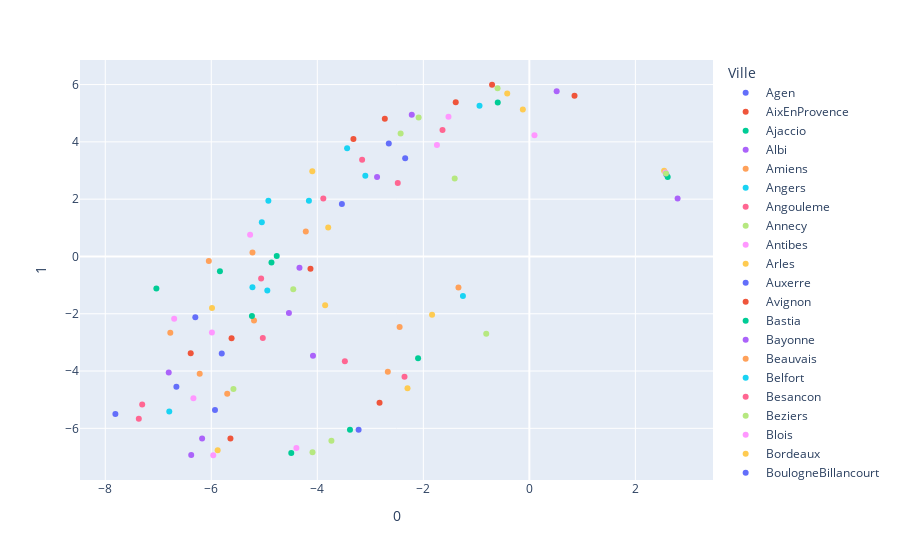

Source (notebook cell):
### Markdown cell above
Données de projet en 2D avec t-SNE et px.scatter

Utilisons l’algorithme t-SNE pour projeter les données présentées ci-dessus en deux dimensions. Remarquez comment chacune des villes est séparée les unes des autres.

### Code cell
features = df.loc[:, 'Chomage':'AttiranceActifs']
tsne = TSNE(n_components=2, random_state=0)
projections = tsne.fit_transform(features)

fig = px.scatter(
    projections, x=0, y=1,
    color=df.Ville, labels={'color': 'Ville'}
)
fig.show()

### Figure 1 — Plotly figure (JSON) as saved in the notebook; plotly's stock layout.template omitted (floating-point values rounded to 4 significant figures)
{"data": [{"hovertemplate": "Ville=Agen<br>0=%{x}<br>1=%{y}<extra></extra>", "legendgroup": "Agen", "marker": {"color": "#636efa", "symbol": "circle"}, "mode": "markers", "name": "Agen", "orientation": "v", "showlegend": true, "type": "scatter", "x": [-5.93], "xaxis": "x", "y": [-5.356], "yaxis": "y"}, {"hovertemplate": "Ville=AixEnProvence<br>0=%{x}<br>1=%{y}<extra></extra>", "legendgroup": "AixEnProvence", "marker": {"color": "#EF553B", "symbol": "circle"}, "mode": "markers", "name": "AixEnProvence", "orientation": "v", "showlegend": true, "type": "scatter", "x": [0.8521], "xaxis": "x", "y": [5.614], "yaxis": "y"}, {"hovertemplate": "Ville=Ajaccio<br>0=%{x}<br>1=%{y}<extra></extra>", "legendgroup": "Ajaccio", "marker": {"color": "#00cc96", "symbol": "circle"}, "mode": "markers", "name": "Ajaccio", "orientation": "v", "showlegend": true, "type": "scatter", "x": [-2.099], "xaxis": "x", "y": [-3.554], "yaxis": "y"}, {"hovertemplate": "Ville=Albi<br>0=%{x}<br>1=%{y}<extra></extra>", "legendgroup": "Albi", "marker": {"color": "#ab63fa", "symbol": "circle"}, "mode": "markers", "name": "Albi", "orientation": "v", "showlegend": true, "type": "scatter", "x": [-4.535], "xaxis": "x", "y": [-1.973], "yaxis": "y"}, {"hovertemplate": "Ville=Amiens<br>0=%{x}<br>1=%{y}<extra></extra>", "legendgroup": "Amiens", "marker": {"color": "#FFA15A", "symbol": "circle"}, "mode": "markers", "name": "Amiens", "orientation": "v", "showlegend": true, "type": "scatter", "x": [-6.046], "xaxis": "x", "y": [-0.1596], "yaxis": "y"}, {"hovertemplate": "Ville=Angers<br>0=%{x}<br>1=%{y}<extra></extra>", "legendgroup": "Angers", "marker": {"color": "#19d3f3", "symbol": "circle"}, "mode": "markers", "name": "Angers", "orientation": "v", "showlegend": true, "type": "scatter", "x": [-4.943], "xaxis": "x", "y": [-1.185], "yaxis": "y"}, {"hovertemplate": "Ville=Angouleme<br>0=%{x}<br>1=%{y}<extra></extra>", "legendgroup": "Angouleme", "marker": {"color": "#FF6692", "symbol": "circle"}, "mode": "markers", "name": "Angouleme", "orientation": "v", "showlegend": true, "type": "scatter", "x": [-5.028], "xaxis": "x", "y": [-2.843], "yaxis": "y"}, {"hovertemplate": "Ville=Annecy<br>0=%{x}<br>1=%{y}<extra></extra>", "legendgroup": "Annecy", "marker": {"color": "#B6E880", "symbol": "circle"}, "mode": "markers", "name": "Annecy", "orientation": "v", "showlegend": true, "type": "scatter", "x": [-1.409], "xaxis": "x", "y": [2.72], "yaxis": "y"}, {"hovertemplate": "Ville=Antibes<br>0=%{x}<br>1=%{y}<extra></extra>", "legendgroup": "Antibes", "marker": {"color": "#FF97FF", "symbol": "circle"}, "mode": "markers", "name": "Antibes", "orientation": "v", "showlegend": true, "type": "scatter", "x": [0.09686], "xaxis": "x", "y": [4.235], "yaxis": "y"}, {"hovertemplate": "Ville=Arles<br>0=%{x}<br>1=%{y}<extra></extra>", "legendgroup": "Arles", "marker": {"color": "#FECB52", "symbol": "circle"}, "mode": "markers", "name": "Arles", "orientation": "v", "showlegend": true, "type": "scatter", "x": [-2.298], "xaxis": "x", "y": [-4.605], "yaxis": "y"}, {"hovertemplate": "Ville=Auxerre<br>0=%{x}<br>1=%{y}<extra></extra>", "legendgroup": "Auxerre", "marker": {"color": "#636efa", "symbol": "circle"}, "mode": "markers", "name": "Auxerre", "orientation": "v", "showlegend": true, "type": "scatter", "x": [-6.301], "xaxis": "x", "y": [-2.123], "yaxis": "y"}, {"hovertemplate": "Ville=Avignon<br>0=%{x}<br>1=%{y}<extra></extra>", "legendgroup": "Avignon", "marker": {"color": "#EF553B", "symbol": "circle"}, "mode": "markers", "name": "Avignon", "orientation": "v", "showlegend": true, "type": "scatter", "x": [-2.826], "xaxis": "x", "y": [-5.104], "yaxis": "y"}, {"hovertemplate": "Ville=Bastia<br>0=%{x}<br>1=%{y}<extra></extra>", "legendgroup": "Bastia", "marker": {"color": "#00cc96", "symbol": "circle"}, "mode": "markers", "name": "Bastia", "orientation": "v", "showlegend": true, "type": "scatter", "x": [-3.384], "xaxis": "x", "y": [-6.049], "yaxis": "y"}, {"hovertemplate": "Ville=Bayonne<br>0=%{x}<br>1=%{y}<extra></extra>", "legendgroup": "Bayonne", "marker": {"color": "#ab63fa", "symbol": "circle"}, "mode": "markers", "name": "Bayonne", "orientation": "v", "showlegend": true, "type": "scatter", "x": [-6.173], "xaxis": "x", "y": [-6.357], "yaxis": "y"}, {"hovertemplate": "Ville=Beauvais<br>0=%{x}<br>1=%{y}<extra></extra>", "legendgroup": "Beauvais", "marker": {"color": "#FFA15A", "symbol": "circle"}, "mode": "markers", "name": "Beauvais", "orientation": "v", "showlegend": true, "type": "scatter", "x": [-6.773], "xaxis": "x", "y": [-2.662], "yaxis": "y"}, {"hovertemplate": "Ville=Belfort<br>0=%{x}<br>1=%{y}<extra></extra>", "legendgroup": "Belfort", "marker": {"color": "#19d3f3", "symbol": "circle"}, "mode": "markers", "name": "Belfort", "orientation": "v", "showlegend": true, "type": "scatter", "x": [-5.047], "xaxis": "x", "y": [1.194], "yaxis": "y"}, {"hovertemplate": "Ville=Besancon<br>0=%{x}<br>1=%{y}<extra></extra>", "legendgroup": "Besancon", "marker": {"color": "#FF6692", "symbol": "circle"}, "mode": "markers", "name": "Besancon", "orientation": "v", "showlegend": true, "type": "scatter", "x": [-5.06], "xaxis": "x", "y": [-0.7726], "yaxis": "y"}, {"hovertemplate": "Ville=Beziers<br>0=%{x}<br>1=%{y}<extra></extra>", "legendgroup": "Beziers", "marker": {"color": "#B6E880", "symbol": "circle"}, "mode": "markers", "name": "Beziers", "orientation": "v", "showlegend": true, "type": "scatter", "x": [-4.091], "xaxis": "x", "y": [-6.835], "yaxis": "y"}, {"hovertemplate": "Ville=Blois<br>0=%{x}<br>1=%{y}<extra></extra>", "legendgroup": "Blois", "marker": {"color": "#FF97FF", "symbol": "circle"}, "mode": "markers", "name": "Blois", "orientation": "v", "showlegend": true, "type": "scatter", "x": [-5.988], "xaxis": "x", "y": [-2.651], "yaxis": "y"}, {"hovertemplate": "Ville=Bordeaux<br>0=%{x}<br>1=%{y}<extra></extra>", "legendgroup": "Bordeaux", "marker": {"color": "#FECB52", "symbol": "circle"}, "mode": "markers", "name": "Bordeaux", "orientation": "v", "showlegend": true, "type": "scatter", "x": [-0.4173], "xaxis": "x", "y": [5.687], "yaxis": "y"}, {"hovertemplate": "Ville=BoulogneBillancourt<br>0=%{x}<br>1=%{y}<extra></extra>", "legendgroup": "BoulogneBillancourt", "marker": {"color": "#636efa", "symbol": "circle"}, "mode": "markers", "name": "BoulogneBillancourt", "orientation": "v", "showlegend": true, "type": "scatter", "x": [2.584], "xaxis": "x", "y": [2.862], "yaxis": "y"}, {"hovertemplate": "Ville=BourgEnBresse<br>0=%{x}<br>1=%{y}<extra></extra>", "legendgroup": "BourgEnBresse", "marker": {"color": "#EF553B", "symbol": "circle"}, "mode": "markers", "name": "BourgEnBresse", "orientation": "v", "showlegend": true, "type": "scatter", "x": [-6.388], "xaxis": "x", "y": [-3.376], "yaxis": "y"}, {"hovertemplate": "Ville=Bourges<br>0=%{x}<br>1=%{y}<extra></extra>", "legendgroup": "Bourges", "marker": {"color": "#00cc96", "symbol": "circle"}, "mode": "markers", "name": "Bourges", "orientation": "v", "showlegend": true, "type": "scatter", "x": [-4.765], "xaxis": "x", "y": [0.01291], "yaxis": "y"}, {"hovertemplate": "Ville=Brest<br>0=%{x}<br>1=%{y}<extra></extra>", "legendgroup": "Brest", "marker": {"color": "#ab63fa", "symbol": "circle"}, "mode": "markers", "name": "Brest", "orientation": "v", "showlegend": true, "type": "scatter", "x": [-6.803], "xaxis": "x", "y": [-4.055], "yaxis": "y"}, {"hovertemplate": "Ville=BriveLaGaillarde<br>0=%{x}<br>1=%{y}<extra></extra>", "legendgroup": "BriveLaGaillarde", "marker": {"color": "#FFA15A", "symbol": "circle"}, "mode": "markers", "name": "BriveLaGaillarde", "orientation": "v", "showlegend": true, "type": "scatter", "x": [-5.699], "xaxis": "x", "y": [-4.795], "yaxis": "y"}, {"hovertemplate": "Ville=Caen<br>0=%{x}<br>1=%{y}<extra></extra>", "legendgroup": "Caen", "marker": {"color": "#19d3f3", "symbol": "circle"}, "mode": "markers", "name": "Caen", "orientation": "v", "showlegend": true, "type": "scatter", "x": [-3.094], "xaxis": "x", "y": [2.821], "yaxis": "y"}, {"hovertemplate": "Ville=Calais<br>0=%{x}<br>1=%{y}<extra></extra>", "legendgroup": "Calais", "marker": {"color": "#FF6692", "symbol": "circle"}, "mode": "markers", "name": "Calais", "orientation": "v", "showlegend": true, "type": "scatter", "x": [-7.367], "xaxis": "x", "y": [-5.667], "yaxis": "y"}, {"hovertemplate": "Ville=Cannes<br>0=%{x}<br>1=%{y}<extra></extra>", "legendgroup": "Cannes", "marker": {"color": "#B6E880", "symbol": "circle"}, "mode": "markers", "name": "Cannes", "orientation": "v", "showlegend": true, "type": "scatter", "x": [-0.8134], "xaxis": "x", "y": [-2.697], "yaxis": "y"}, {"hovertemplate": "Ville=Carcassonne<br>0=%{x}<br>1=%{y}<extra></extra>", "legendgroup": "Carcassonne", "marker": {"color": "#FF97FF", "symbol": "circle"}, "mode": "markers", "name": "Carcassonne", "orientation": "v", "showlegend": true, "type": "scatter", "x": [-4.394], "xaxis": "x", "y": [-6.683], "yaxis": "y"}, {"hovertemplate": "Ville=Castres<br>0=%{x}<br>1=%{y}<extra></extra>", "legendgroup": "Castres", "marker": {"color": "#FECB52", "symbol": "circle"}, "mode": "markers", "name": "Castres", "orientation": "v", "showlegend": true, "type": "scatter", "x": [-3.852], "xaxis": "x", "y": [-1.708], "yaxis": "y"}, {"hovertemplate": "Ville=ChalonSurSaone<br>0=%{x}<br>1=%{y}<extra></extra>", "legendgroup": "ChalonSurSaone", "marker": {"color": "#636efa", "symbol": "circle"}, "mode": "markers", "name": "ChalonSurSaone", "orientation": "v", "showlegend": true, "type": "scatter", "x": [-5.803], "xaxis": "x", "y": [-3.389], "yaxis": "y"}, {"hovertemplate": "Ville=Chambery<br>0=%{x}<br>1=%{y}<extra></extra>", "legendgroup": "Chambery", "marker": {"color": "#EF553B", "symbol": "circle"}, "mode": "markers", "name": "Chambery", "orientation": "v", "showlegend": true, "type": "scatter", "x": [-4.129], "xaxis": "x", "y": [-0.4277], "yaxis": "y"}, {"hovertemplate": "Ville=CharlevilleMezieres<br>0=%{x}<br>1=%{y}<extra></extra>", "legendgroup": "CharlevilleMezieres", "marker": {"color": "#00cc96", "symbol": "circle"}, "mode": "markers", "name": "CharlevilleMezieres", "orientation": "v", "showlegend": true, "type": "scatter", "x": [-7.036], "xaxis": "x", "y": [-1.115], "yaxis": "y"}, {"hovertemplate": "Ville=Chartres<br>0=%{x}<br>1=%{y}<extra></extra>", "legendgroup": "Chartres", "marker": {"color": "#ab63fa", "symbol": "circle"}, "mode": "markers", "name": "Chartres", "orientation": "v", "showlegend": true, "type": "scatter", "x": [-2.873], "xaxis": "x", "y": [2.77], "yaxis": "y"}, {"hovertemplate": "Ville=Cholet<br>0=%{x}<br>1=%{y}<extra></extra>", "legendgroup": "Cholet", "marker": {"color": "#FFA15A", "symbol": "circle"}, "mode": "markers", "name": "Cholet", "orientation": "v", "showlegend": true, "type": "scatter", "x": [-5.194], "xaxis": "x", "y": [-2.237], "yaxis": "y"}, {"hovertemplate": "Ville=ClermontFerrand<br>0=%{x}<br>1=%{y}<extra></extra>", "legendgroup": "ClermontFerrand", "marker": {"color": "#19d3f3", "symbol": "circle"}, "mode": "markers", "name": "ClermontFerrand", "orientation": "v", "showlegend": true, "type": "scatter", "x": [-5.224], "xaxis": "x", "y": [-1.072], "yaxis": "y"}, {"hovertemplate": "Ville=Colmar<br>0=%{x}<br>1=%{y}<extra></extra>", "legendgroup": "Colmar", "marker": {"color": "#FF6692", "symbol": "circle"}, "mode": "markers", "name": "Colmar", "orientation": "v", "showlegend": true, "type": "scatter", "x": [-3.887], "xaxis": "x", "y": [2.019], "yaxis": "y"}, {"hovertemplate": "Ville=Compiegne<br>0=%{x}<br>1=%{y}<extra></extra>", "legendgroup": "Compiegne", "marker": {"color": "#B6E880", "symbol": "circle"}, "mode": "markers", "name": "Compiegne", "orientation": "v", "showlegend": true, "type": "scatter", "x": [-0.5999], "xaxis": "x", "y": [5.874], "yaxis": "y"}, {"hovertemplate": "Ville=CorbeilEssonnes<br>0=%{x}<br>1=%{y}<extra></extra>", "legendgroup": "CorbeilEssonnes", "marker": {"color": "#FF97FF", "symbol": "circle"}, "mode": "markers", "name": "CorbeilEssonnes", "orientation": "v", "showlegend": true, "type": "scatter", "x": [-5.268], "xaxis": "x", "y": [0.756], "yaxis": "y"}, {"hovertemplate": "Ville=Creteil<br>0=%{x}<br>1=%{y}<extra></extra>", "legendgroup": "Creteil", "marker": {"color": "#FECB52", "symbol": "circle"}, "mode": "markers", "name": "Creteil", "orientation": "v", "showlegend": true, "type": "scatter", "x": [-0.1229], "xaxis": "x", "y": [5.128], "yaxis": "y"}, {"hovertemplate": "Ville=Dijon<br>0=%{x}<br>1=%{y}<extra></extra>", "legendgroup": "Dijon", "marker": {"color": "#636efa", "symbol": "circle"}, "mode": "markers", "name": "Dijon", "orientation": "v", "showlegend": true, "type": "scatter", "x": [-2.343], "xaxis": "x", "y": [3.429], "yaxis": "y"}, {"hovertemplate": "Ville=Dunkerque<br>0=%{x}<br>1=%{y}<extra></extra>", "legendgroup": "Dunkerque", "marker": {"color": "#EF553B", "symbol": "circle"}, "mode": "markers", "name": "Dunkerque", "orientation": "v", "showlegend": true, "type": "scatter", "x": [-2.726], "xaxis": "x", "y": [4.803], "yaxis": "y"}, {"hovertemplate": "Ville=Epinal<br>0=%{x}<br>1=%{y}<extra></extra>", "legendgroup": "Epinal", "marker": {"color": "#00cc96", "symbol": "circle"}, "mode": "markers", "name": "Epinal", "orientation": "v", "showlegend": true, "type": "scatter", "x": [-5.837], "xaxis": "x", "y": [-0.5171], "yaxis": "y"}, {"hovertemplate": "Ville=Evry<br>0=%{x}<br>1=%{y}<extra></extra>", "legendgroup": "Evry", "marker": {"color": "#ab63fa", "symbol": "circle"}, "mode": "markers", "name": "Evry", "orientation": "v", "showlegend": true, "type": "scatter", "x": [-2.218], "xaxis": "x", "y": [4.949], "yaxis": "y"}, {"hovertemplate": "Ville=Gap<br>0=%{x}<br>1=%{y}<extra></extra>", "legendgroup": "Gap", "marker": {"color": "#FFA15A", "symbol": "circle"}, "mode": "markers", "name": "Gap", "orientation": "v", "showlegend": true, "type": "scatter", "x": [-2.67], "xaxis": "x", "y": [-4.024], "yaxis": "y"}, {"hovertemplate": "Ville=Grenoble<br>0=%{x}<br>1=%{y}<extra></extra>", "legendgroup": "Grenoble", "marker": {"color": "#19d3f3", "symbol": "circle"}, "mode": "markers", "name": "Grenoble", "orientation": "v", "showlegend": true, "type": "scatter", "x": [-0.9399], "xaxis": "x", "y": [5.258], "yaxis": "y"}, {"hovertemplate": "Ville=La Rochelle<br>0=%{x}<br>1=%{y}<extra></extra>", "legendgroup": "La Rochelle", "marker": {"color": "#FF6692", "symbol": "circle"}, "mode": "markers", "name": "La Rochelle", "orientation": "v", "showlegend": true, "type": "scatter", "x": [-3.48], "xaxis": "x", "y": [-3.659], "yaxis": "y"}, {"hovertemplate": "Ville=La RocheSurYon<br>0=%{x}<br>1=%{y}<extra></extra>", "legendgroup": "La RocheSurYon", "marker": {"color": "#B6E880", "symbol": "circle"}, "mode": "markers", "name": "La RocheSurYon", "orientation": "v", "showlegend": true, "type": "scatter", "x": [-4.453], "xaxis": "x", "y": [-1.142], "yaxis": "y"}, {"hovertemplate": "Ville=Laval<br>0=%{x}<br>1=%{y}<extra></extra>", "legendgroup": "Laval", "marker": {"color": "#FF97FF", "symbol": "circle"}, "mode": "markers", "name": "Laval", "orientation": "v", "showlegend": true, "type": "scatter", "x": [-6.7], "xaxis": "x", "y": [-2.171], "yaxis": "y"}, {"hovertemplate": "Ville=LeHavre<br>0=%{x}<br>1=%{y}<extra></extra>", "legendgroup": "LeHavre", "marker": {"color": "#FECB52", "symbol": "circle"}, "mode": "markers", "name": "LeHavre", "orientation": "v", "showlegend": true, "type": "scatter", "x": [-4.095], "xaxis": "x", "y": [2.978], "yaxis": "y"}, {"hovertemplate": "Ville=LeMans<br>0=%{x}<br>1=%{y}<extra></extra>", "legendgroup": "LeMans", "marker": {"color": "#636efa", "symbol": "circle"}, "mode": "markers", "name": "LeMans", "orientation": "v", "showlegend": true, "type": "scatter", "x": [-3.536], "xaxis": "x", "y": [1.832], "yaxis": "y"}, {"hovertemplate": "Ville=Lille<br>0=%{x}<br>1=%{y}<extra></extra>", "legendgroup": "Lille", "marker": {"color": "#EF553B", "symbol": "circle"}, "mode": "markers", "name": "Lille", "orientation": "v", "showlegend": true, "type": "scatter", "x": [-3.319], "xaxis": "x", "y": [4.102], "yaxis": "y"}, {"hovertemplate": "Ville=Limoges<br>0=%{x}<br>1=%{y}<extra></extra>", "legendgroup": "Limoges", "marker": {"color": "#00cc96", "symbol": "circle"}, "mode": "markers", "name": "Limoges", "orientation": "v", "showlegend": true, "type": "scatter", "x": [-5.233], "xaxis": "x", "y": [-2.079], "yaxis": "y"}, {"hovertemplate": "Ville=Lyon<br>0=%{x}<br>1=%{y}<extra></extra>", "legendgroup": "Lyon", "marker": {"color": "#ab63fa", "symbol": "circle"}, "mode": "markers", "name": "Lyon", "orientation": "v", "showlegend": true, "type": "scatter", "x": [0.5152], "xaxis": "x", "y": [5.771], "yaxis": "y"}, {"hovertemplate": "Ville=Marseille<br>0=%{x}<br>1=%{y}<extra></extra>", "legendgroup": "Marseille", "marker": {"color": "#FFA15A", "symbol": "circle"}, "mode": "markers", "name": "Marseille", "orientation": "v", "showlegend": true, "type": "scatter", "x": [-1.337], "xaxis": "x", "y": [-1.081], "yaxis": "y"}, {"hovertemplate": "Ville=Melun<br>0=%{x}<br>1=%{y}<extra></extra>", "legendgroup": "Melun", "marker": {"color": "#19d3f3", "symbol": "circle"}, "mode": "markers", "name": "Melun", "orientation": "v", "showlegend": true, "type": "scatter", "x": [-4.923], "xaxis": "x", "y": [1.949], "yaxis": "y"}, {"hovertemplate": "Ville=Metz<br>0=%{x}<br>1=%{y}<extra></extra>", "legendgroup": "Metz", "marker": {"color": "#FF6692", "symbol": "circle"}, "mode": "markers", "name": "Metz", "orientation": "v", "showlegend": true, "type": "scatter", "x": [-3.155], "xaxis": "x", "y": [3.373], "yaxis": "y"}, {"hovertemplate": "Ville=Montauban<br>0=%{x}<br>1=%{y}<extra></extra>", "legendgroup": "Montauban", "marker": {"color": "#B6E880", "symbol": "circle"}, "mode": "markers", "name": "Montauban", "orientation": "v", "showlegend": true, "type": "scatter", "x": [-5.582], "xaxis": "x", "y": [-4.631], "yaxis": "y"}, {"hovertemplate": "Ville=Montlucon<br>0=%{x}<br>1=%{y}<extra></extra>", "legendgroup": "Montlucon", "marker": {"color": "#FF97FF", "symbol": "circle"}, "mode": "markers", "name": "Montlucon", "orientation": "v", "showlegend": true, "type": "scatter", "x": [-5.963], "xaxis": "x", "y": [-6.94], "yaxis": "y"}, {"hovertemplate": "Ville=Montpellier<br>0=%{x}<br>1=%{y}<extra></extra>", "legendgroup": "Montpellier", "marker": {"color": "#FECB52", "symbol": "circle"}, "mode": "markers", "name": "Montpellier", "orientation": "v", "showlegend": true, "type": "scatter", "x": [-1.835], "xaxis": "x", "y": [-2.033], "yaxis": "y"}, {"hovertemplate": "Ville=Mulhouse<br>0=%{x}<br>1=%{y}<extra></extra>", "legendgroup": "Mulhouse", "marker": {"color": "#636efa", "symbol": "circle"}, "mode": "markers", "name": "Mulhouse", "orientation": "v", "showlegend": true, "type": "scatter", "x": [-6.658], "xaxis": "x", "y": [-4.553], "yaxis": "y"}, {"hovertemplate": "Ville=Nancy<br>0=%{x}<br>1=%{y}<extra></extra>", "legendgroup": "Nancy", "marker": {"color": "#EF553B", "symbol": "circle"}, "mode": "markers", "name": "Nancy", "orientation": "v", "showlegend": true, "type": "scatter", "x": [-0.7035], "xaxis": "x", "y": [5.994], "yaxis": "y"}, {"hovertemplate": "Ville=Nantes<br>0=%{x}<br>1=%{y}<extra></extra>", "legendgroup": "Nantes", "marker": {"color": "#00cc96", "symbol": "circle"}, "mode": "markers", "name": "Nantes", "orientation": "v", "showlegend": true, "type": "scatter", "x": [-0.5961], "xaxis": "x", "y": [5.371], "yaxis": "y"}, {"hovertemplate": "Ville=NeuillySurSeine<br>0=%{x}<br>1=%{y}<extra></extra>", "legendgroup": "NeuillySurSeine", "marker": {"color": "#ab63fa", "symbol": "circle"}, "mode": "markers", "name": "NeuillySurSeine", "orientation": "v", "showlegend": true, "type": "scatter", "x": [2.796], "xaxis": "x", "y": [2.025], "yaxis": "y"}, {"hovertemplate": "Ville=Nevers<br>0=%{x}<br>1=%{y}<extra></extra>", "legendgroup": "Nevers", "marker": {"color": "#FFA15A", "symbol": "circle"}, "mode": "markers", "name": "Nevers", "orientation": "v", "showlegend": true, "type": "scatter", "x": [-6.218], "xaxis": "x", "y": [-4.094], "yaxis": "y"}, {"hovertemplate": "Ville=Nice<br>0=%{x}<br>1=%{y}<extra></extra>", "legendgroup": "Nice", "marker": {"color": "#19d3f3", "symbol": "circle"}, "mode": "markers", "name": "Nice", "orientation": "v", "showlegend": true, "type": "scatter", "x": [-1.253], "xaxis": "x", "y": [-1.381], "yaxis": "y"}, {"hovertemplate": "Ville=Nimes<br>0=%{x}<br>1=%{y}<extra></extra>", "legendgroup": "Nimes", "marker": {"color": "#FF6692", "symbol": "circle"}, "mode": "markers", "name": "Nimes", "orientation": "v", "showlegend": true, "type": "scatter", "x": [-2.355], "xaxis": "x", "y": [-4.201], "yaxis": "y"}, {"hovertemplate": "Ville=Niort<br>0=%{x}<br>1=%{y}<extra></extra>", "legendgroup": "Niort", "marker": {"color": "#B6E880", "symbol": "circle"}, "mode": "markers", "name": "Niort", "orientation": "v", "showlegend": true, "type": "scatter", "x": [-2.428], "xaxis": "x", "y": [4.29], "yaxis": "y"}, {"hovertemplate": "Ville=Orleans<br>0=%{x}<br>1=%{y}<extra></extra>", "legendgroup": "Orleans", "marker": {"color": "#FF97FF", "symbol": "circle"}, "mode": "markers", "name": "Orleans", "orientation": "v", "showlegend": true, "type": "scatter", "x": [-1.526], "xaxis": "x", "y": [4.879], "yaxis": "y"}, {"hovertemplate": "Ville=Paris<br>0=%{x}<br>1=%{y}<extra></extra>", "legendgroup": "Paris", "marker": {"color": "#FECB52", "symbol": "circle"}, "mode": "markers", "name": "Paris", "orientation": "v", "showlegend": true, "type": "scatter", "x": [2.543], "xaxis": "x", "y": [2.988], "yaxis": "y"}, {"hovertemplate": "Ville=Pau<br>0=%{x}<br>1=%{y}<extra></extra>", "legendgroup": "Pau", "marker": {"color": "#636efa", "symbol": "circle"}, "mode": "markers", "name": "Pau", "orientation": "v", "showlegend": true, "type": "scatter", "x": [-2.652], "xaxis": "x", "y": [3.941], "yaxis": "y"}, {"hovertemplate": "Ville=Perigueux<br>0=%{x}<br>1=%{y}<extra></extra>", "legendgroup": "Perigueux", "marker": {"color": "#EF553B", "symbol": "circle"}, "mode": "markers", "name": "Perigueux", "orientation": "v", "showlegend": true, "type": "scatter", "x": [-5.638], "xaxis": "x", "y": [-6.352], "yaxis": "y"}, {"hovertemplate": "Ville=Perpignan<br>0=%{x}<br>1=%{y}<extra></extra>", "legendgroup": "Perpignan", "marker": {"color": "#00cc96", "symbol": "circle"}, "mode": "markers", "name": "Perpignan", "orientation": "v", "showlegend": true, "type": "scatter", "x": [-4.491], "xaxis": "x", "y": [-6.865], "yaxis": "y"}, {"hovertemplate": "Ville=Poitiers<br>0=%{x}<br>1=%{y}<extra></extra>", "legendgroup": "Poitiers", "marker": {"color": "#ab63fa", "symbol": "circle"}, "mode": "markers", "name": "Poitiers", "orientation": "v", "showlegend": true, "type": "scatter", "x": [-4.336], "xaxis": "x", "y": [-0.3913], "yaxis": "y"}, {"hovertemplate": "Ville=Quimper<br>0=%{x}<br>1=%{y}<extra></extra>", "legendgroup": "Quimper", "marker": {"color": "#FFA15A", "symbol": "circle"}, "mode": "markers", "name": "Quimper", "orientation": "v", "showlegend": true, "type": "scatter", "x": [-5.223], "xaxis": "x", "y": [0.1388], "yaxis": "y"}, {"hovertemplate": "Ville=Reims<br>0=%{x}<br>1=%{y}<extra></extra>", "legendgroup": "Reims", "marker": {"color": "#19d3f3", "symbol": "circle"}, "mode": "markers", "name": "Reims", "orientation": "v", "showlegend": true, "type": "scatter", "x": [-4.158], "xaxis": "x", "y": [1.943], "yaxis": "y"}, {"hovertemplate": "Ville=Rennes<br>0=%{x}<br>1=%{y}<extra></extra>", "legendgroup": "Rennes", "marker": {"color": "#FF6692", "symbol": "circle"}, "mode": "markers", "name": "Rennes", "orientation": "v", "showlegend": true, "type": "scatter", "x": [-1.638], "xaxis": "x", "y": [4.412], "yaxis": "y"}, {"hovertemplate": "Ville=Rouen<br>0=%{x}<br>1=%{y}<extra></extra>", "legendgroup": "Rouen", "marker": {"color": "#B6E880", "symbol": "circle"}, "mode": "markers", "name": "Rouen", "orientation": "v", "showlegend": true, "type": "scatter", "x": [-2.088], "xaxis": "x", "y": [4.851], "yaxis": "y"}, {"hovertemplate": "Ville=RueilMalmaison<br>0=%{x}<br>1=%{y}<extra></extra>", "legendgroup": "RueilMalmaison", "marker": {"color": "#FF97FF", "symbol": "circle"}, "mode": "markers", "name": "RueilMalmaison", "orientation": "v", "showlegend": true, "type": "scatter", "x": [2.566], "xaxis": "x", "y": [2.932], "yaxis": "y"}, {"hovertemplate": "Ville=SaintBrieuc<br>0=%{x}<br>1=%{y}<extra></extra>", "legendgroup": "SaintBrieuc", "marker": {"color": "#FECB52", "symbol": "circle"}, "mode": "markers", "name": "SaintBrieuc", "orientation": "v", "showlegend": true, "type": "scatter", "x": [-5.986], "xaxis": "x", "y": [-1.796], "yaxis": "y"}, {"hovertemplate": "Ville=SaintDenis<br>0=%{x}<br>1=%{y}<extra></extra>", "legendgroup": "SaintDenis", "marker": {"color": "#636efa", "symbol": "circle"}, "mode": "markers", "name": "SaintDenis", "orientation": "v", "showlegend": true, "type": "scatter", "x": [-7.809], "xaxis": "x", "y": [-5.498], "yaxis": "y"}, {"hovertemplate": "Ville=SaintEtienne<br>0=%{x}<br>1=%{y}<extra></extra>", "legendgroup": "SaintEtienne", "marker": {"color": "#EF553B", "symbol": "circle"}, "mode": "markers", "name": "SaintEtienne", "orientation": "v", "showlegend": true, "type": "scatter", "x": [-5.617], "xaxis": "x", "y": [-2.852], "yaxis": "y"}, {"hovertemplate": "Ville=SaintGermainEnLaye<br>0=%{x}<br>1=%{y}<extra></extra>", "legendgroup": "SaintGermainEnLaye", "marker": {"color": "#00cc96", "symbol": "circle"}, "mode": "markers", "name": "SaintGermainEnLaye", "orientation": "v", "showlegend": true, "type": "scatter", "x": [2.61], "xaxis": "x", "y": [2.77], "yaxis": "y"}, {"hovertemplate": "Ville=SaintMalo<br>0=%{x}<br>1=%{y}<extra></extra>", "legendgroup": "SaintMalo", "marker": {"color": "#ab63fa", "symbol": "circle"}, "mode": "markers", "name": "SaintMalo", "orientation": "v", "showlegend": true, "type": "scatter", "x": [-4.082], "xaxis": "x", "y": [-3.47], "yaxis": "y"}, {"hovertemplate": "Ville=SaintNazaire<br>0=%{x}<br>1=%{y}<extra></extra>", "legendgroup": "SaintNazaire", "marker": {"color": "#FFA15A", "symbol": "circle"}, "mode": "markers", "name": "SaintNazaire", "orientation": "v", "showlegend": true, "type": "scatter", "x": [-4.217], "xaxis": "x", "y": [0.8718], "yaxis": "y"}, {"hovertemplate": "Ville=SaintQuentin<br>0=%{x}<br>1=%{y}<extra></extra>", "legendgroup": "SaintQuentin", "marker": {"color": "#19d3f3", "symbol": "circle"}, "mode": "markers", "name": "SaintQuentin", "orientation": "v", "showlegend": true, "type": "scatter", "x": [-6.792], "xaxis": "x", "y": [-5.414], "yaxis": "y"}, {"hovertemplate": "Ville=Sarcelles<br>0=%{x}<br>1=%{y}<extra></extra>", "legendgroup": "Sarcelles", "marker": {"color": "#FF6692", "symbol": "circle"}, "mode": "markers", "name": "Sarcelles", "orientation": "v", "showlegend": true, "type": "scatter", "x": [-7.304], "xaxis": "x", "y": [-5.17], "yaxis": "y"}, {"hovertemplate": "Ville=Sete<br>0=%{x}<br>1=%{y}<extra></extra>", "legendgroup": "Sete", "marker": {"color": "#B6E880", "symbol": "circle"}, "mode": "markers", "name": "Sete", "orientation": "v", "showlegend": true, "type": "scatter", "x": [-3.734], "xaxis": "x", "y": [-6.432], "yaxis": "y"}, {"hovertemplate": "Ville=Strasbourg<br>0=%{x}<br>1=%{y}<extra></extra>", "legendgroup": "Strasbourg", "marker": {"color": "#FF97FF", "symbol": "circle"}, "mode": "markers", "name": "Strasbourg", "orientation": "v", "showlegend": true, "type": "scatter", "x": [-1.744], "xaxis": "x", "y": [3.893], "yaxis": "y"}, {"hovertemplate": "Ville=Tarbes<br>0=%{x}<br>1=%{y}<extra></extra>", "legendgroup": "Tarbes", "marker": {"color": "#FECB52", "symbol": "circle"}, "mode": "markers", "name": "Tarbes", "orientation": "v", "showlegend": true, "type": "scatter", "x": [-5.879], "xaxis": "x", "y": [-6.766], "yaxis": "y"}, {"hovertemplate": "Ville=Toulon<br>0=%{x}<br>1=%{y}<extra></extra>", "legendgroup": "Toulon", "marker": {"color": "#636efa", "symbol": "circle"}, "mode": "markers", "name": "Toulon", "orientation": "v", "showlegend": true, "type": "scatter", "x": [-3.221], "xaxis": "x", "y": [-6.052], "yaxis": "y"}, {"hovertemplate": "Ville=Toulouse<br>0=%{x}<br>1=%{y}<extra></extra>", "legendgroup": "Toulouse", "marker": {"color": "#EF553B", "symbol": "circle"}, "mode": "markers", "name": "Toulouse", "orientation": "v", "showlegend": true, "type": "scatter", "x": [-1.389], "xaxis": "x", "y": [5.382], "yaxis": "y"}, {"hovertemplate": "Ville=Tours<br>0=%{x}<br>1=%{y}<extra></extra>", "legendgroup": "Tours", "marker": {"color": "#00cc96", "symbol": "circle"}, "mode": "markers", "name": "Tours", "orientation": "v", "showlegend": true, "type": "scatter", "x": [-4.865], "xaxis": "x", "y": [-0.2141], "yaxis": "y"}, {"hovertemplate": "Ville=Troyes<br>0=%{x}<br>1=%{y}<extra></extra>", "legendgroup": "Troyes", "marker": {"color": "#ab63fa", "symbol": "circle"}, "mode": "markers", "name": "Troyes", "orientation": "v", "showlegend": true, "type": "scatter", "x": [-6.378], "xaxis": "x", "y": [-6.928], "yaxis": "y"}, {"hovertemplate": "Ville=Valence<br>0=%{x}<br>1=%{y}<extra></extra>", "legendgroup": "Valence", "marker": {"color": "#FFA15A", "symbol": "circle"}, "mode": "markers", "name": "Valence", "orientation": "v", "showlegend": true, "type": "scatter", "x": [-2.447], "xaxis": "x", "y": [-2.461], "yaxis": "y"}, {"hovertemplate": "Ville=Valenciennes<br>0=%{x}<br>1=%{y}<extra></extra>", "legendgroup": "Valenciennes", "marker": {"color": "#19d3f3", "symbol": "circle"}, "mode": "markers", "name": "Valenciennes", "orientation": "v", "showlegend": true, "type": "scatter", "x": [-3.438], "xaxis": "x", "y": [3.778], "yaxis": "y"}, {"hovertemplate": "Ville=Vannes<br>0=%{x}<br>1=%{y}<extra></extra>", "legendgroup": "Vannes", "marker": {"color": "#FF6692", "symbol": "circle"}, "mode": "markers", "name": "Vannes", "orientation": "v", "showlegend": true, "type": "scatter", "x": [-2.482], "xaxis": "x", "y": [2.565], "yaxis": "y"}, {"hovertemplate": "Ville=Versailles<br>0=%{x}<br>1=%{y}<extra></extra>", "legendgroup": "Versailles", "marker": {"color": "#B6E880", "symbol": "circle"}, "mode": "markers", "name": "Versailles", "orientation": "v", "showlegend": true, "type": "scatter", "x": [2.576], "xaxis": "x", "y": [2.893], "yaxis": "y"}, {"hovertemplate": "Ville=Vichy<br>0=%{x}<br>1=%{y}<extra></extra>", "legendgroup": "Vichy", "marker": {"color": "#FF97FF", "symbol": "circle"}, "mode": "markers", "name": "Vichy", "orientation": "v", "showlegend": true, "type": "scatter", "x": [-6.337], "xaxis": "x", "y": [-4.954], "yaxis": "y"}, {"hovertemplate": "Ville=Villeurbanne<br>0=%{x}<br>1=%{y}<extra></extra>", "legendgroup": "Villeurbanne", "marker": {"color": "#FECB52", "symbol": "circle"}, "mode": "markers", "name": "Villeurbanne", "orientation": "v", "showlegend": true, "type": "scatter", "x": [-3.794], "xaxis": "x", "y": [1.007], "yaxis": "y"}], "layout": {"legend": {"title": {"text": "Ville"}, "tracegroupgap": 0}, "margin": {"t": 60}, "xaxis": {"anchor": "y", "domain": [0, 1], "title": {"text": "0"}}, "yaxis": {"anchor": "x", "domain": [0, 1], "title": {"text": "1"}}}}
